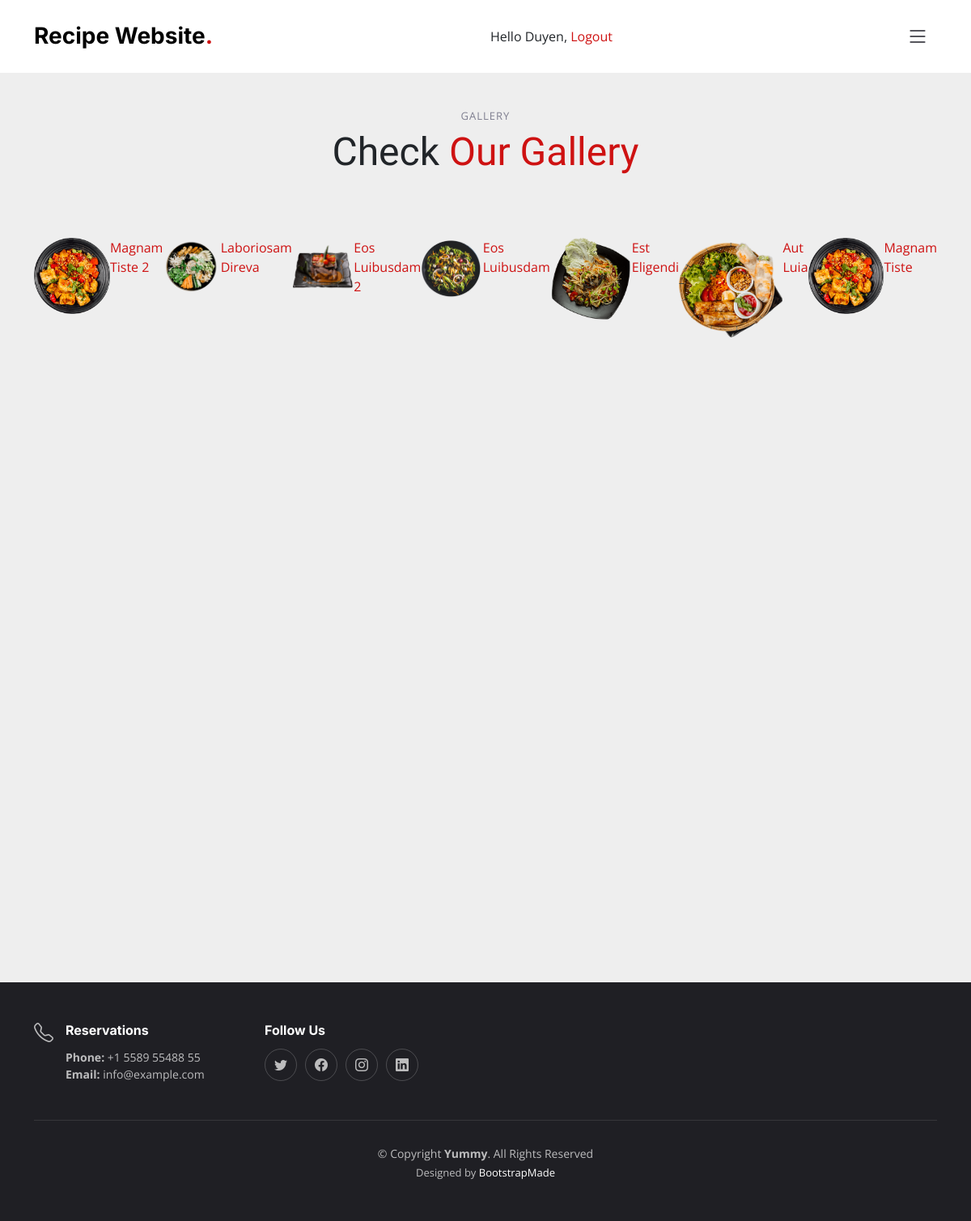
Page /images/ (signed in) on the earlier database version.
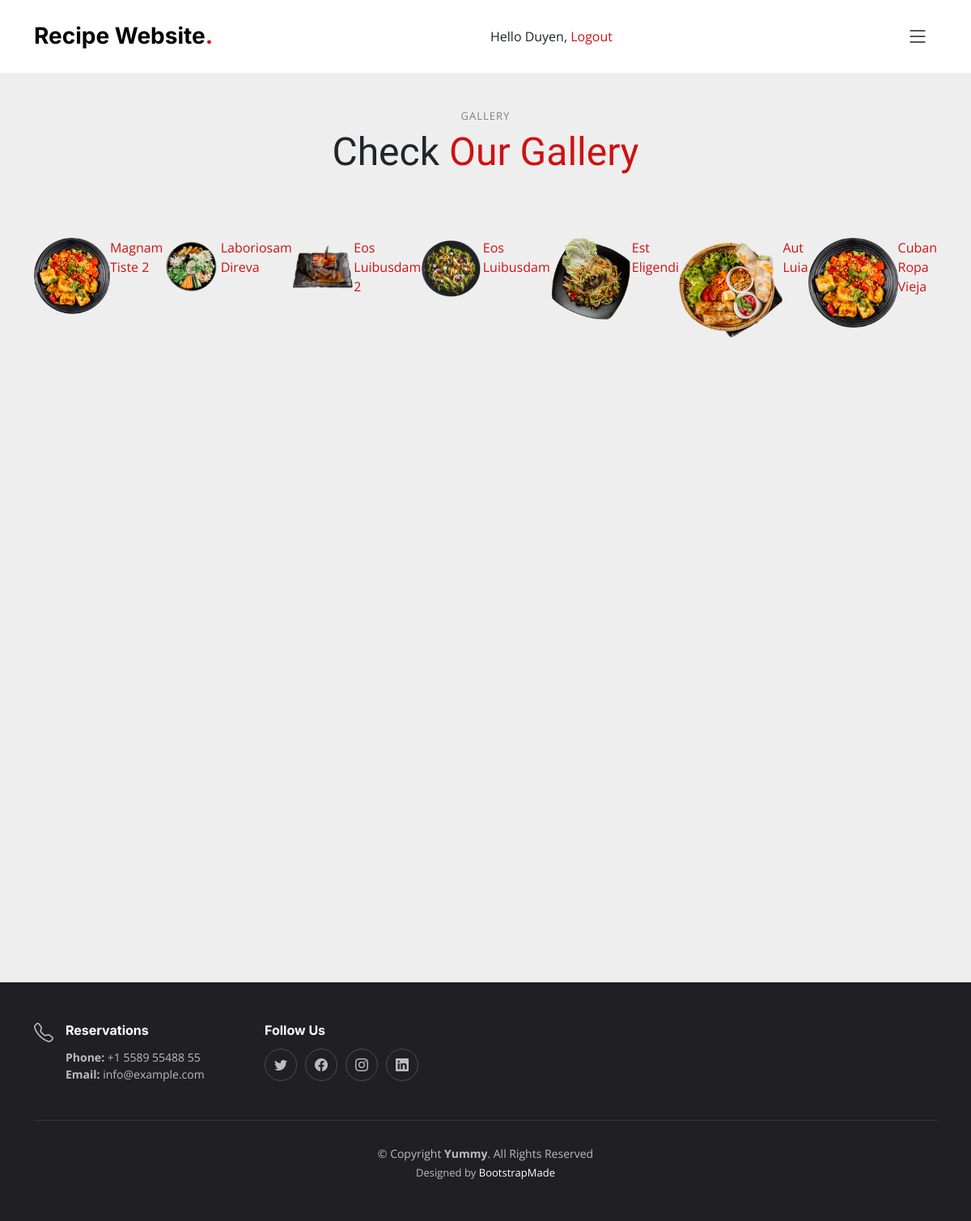
Same page on the later database version.
### recipe/models.py (models this page shows, shortened)
class Post(models.Model):
    STATUS_CHOICES = ( ('draft', 'Draft'), ('published', 'Published'), )
    title = models.CharField(max_length=250)
    slug = models.SlugField(max_length=250, unique_for_date='publish')
    author = models.ForeignKey(User, on_delete=models.CASCADE, related_name='recipe_posts')
    body = models.TextField(blank=True)
    image = models.ImageField(upload_to='posts/image/%Y/%m/%d/', blank=True)
    video = models.FileField(upload_to='posts/video/%Y/%m/%d/', blank=True)
    url = models.URLField()
    publish = models.DateTimeField(default=timezone.now)
    created = models.DateTimeField(auto_now_add=True)
    updated = models.DateTimeField(auto_now=True)
    status = models.CharField(max_length=10, choices=STATUS_CHOICES, default='draft')
    objects = models.Manager() # The default manager.
    published = PublishedManager() # Our custom manager.
    score = models.IntegerField(default=0,
        validators=[
            MaxValueValidator(5),
            MinValueValidator(0),
        ]
    )
    servings = models.IntegerField(default=0)
    ingredients = models.TextField(blank=True)
    direction_step = models.TextField(blank=True)
    nutrition_calories = models.IntegerField(default=0)
    nutrition_carbs = models.IntegerField(default=0)
    nutrition_protein = models.IntegerField(default=0)
    nutrition_fat = models.IntegerField(default=0)
    class Meta:
        ordering = ('-publish',)
    def get_absolute_url(self):
        return reverse('recipe:post_detail', args=[self.publish.year, self.publish.month, self.publish.day, self.slug])

### images/views.py (the view)
# urls.py: path('', views.image_list, name='list'),
@login_required
def image_list(request):
    images = Post.objects.all()
    paginator = Paginator(images, 8)
    page = request.GET.get('page')
    try:
        images = paginator.page(page)
    except PageNotAnInteger:
        images = paginator.page(1)
    except EmptyPage:
        if is_ajax(request):
            return HttpResponse('')
        images = paginator.page(paginator.num_pages)
    if is_ajax(request):
        return render(request, 'images/image/list_ajax.html', {'section': 'images',
                                                                   'images': images})
    return render(request, 'images/image/list.html', {'section': 'images', 'images': images })

### images/templates/images/image/list.html (shortened to what this page needs)
{% extends "base.html" %}
{% block content %}
    <h1>Images bookmarked</h1>
    <div id="image-list">
        {% include "images/image/list_ajax.html" %}
    </div>
{% endblock %}

### images/templates/images/image/list_ajax.html (shortened to what this page needs)
<section id="gallery" class="gallery section-bg">
    <div class="container" data-aos="fade-up">
      <div class="section-header">
        <h2>gallery</h2>
        <p>Check <span>Our Gallery</span></p>
      </div>
      <div class="gallery-slider swiper">
        <div class="swiper-wrapper align-items-center">
          {% for image in images %}
            <div id="items-width">
              <a class="glightbox" data-gallery="images-gallery" href="{{ image.get_absolute_url }}">
                <a href="{{ image.get_absolute_url }}">
                  <img src="{{ image.image.url }}" class="img-fluid" alt="">
                </a>
              </a>
              <div class="info">
                <a href="{{ image.get_absolute_url }}" class="title" >
                    {{ image.title }}
                </a>
              </div>
            </div>
          {% endfor %}
        </div>
      </div>
    </div>
</section>

Differences in the rows shown:
changed Post: title "Magnam Tiste" → "Cuban Ropa Vieja"
